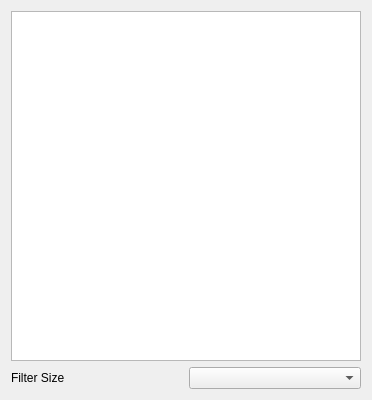
<?xml version="1.0" encoding="UTF-8"?>
<ui version="4.0">
 <class>FilterWidget</class>
 <widget class="QWidget" name="FilterWidget">
  <property name="geometry">
   <rect>
    <x>0</x>
    <y>0</y>
    <width>368</width>
    <height>396</height>
   </rect>
  </property>
  <property name="windowTitle">
   <string>Form</string>
  </property>
  <layout class="QVBoxLayout" name="verticalLayout">
   <item>
    <widget class="QTableView" name="tableView_filter">
     <property name="minimumSize">
      <size>
       <width>350</width>
       <height>350</height>
      </size>
     </property>
     <property name="maximumSize">
      <size>
       <width>16777215</width>
       <height>16777215</height>
      </size>
     </property>
     <property name="sizeAdjustPolicy">
      <enum>QAbstractScrollArea::AdjustToContents</enum>
     </property>
     <attribute name="horizontalHeaderVisible">
      <bool>false</bool>
     </attribute>
     <attribute name="verticalHeaderVisible">
      <bool>false</bool>
     </attribute>
    </widget>
   </item>
   <item>
    <layout class="QHBoxLayout" name="horizontalLayout">
     <item>
      <widget class="QLabel" name="label_filterSize">
       <property name="layoutDirection">
        <enum>Qt::LeftToRight</enum>
       </property>
       <property name="text">
        <string>Filter Size</string>
       </property>
      </widget>
     </item>
     <item>
      <widget class="QComboBox" name="comboBox_filterSize"/>
     </item>
    </layout>
   </item>
  </layout>
 </widget>
 <resources/>
 <connections/>
</ui>
